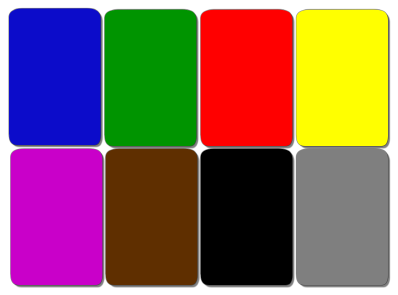
#> input picture paradigmas de programacao/Extras/tracking system/image.png, 398 x 295 px
$ python 'detectar cores nas imagens.py'
#> lines starting #> are read from the running program, lines starting #| are printed output that depends on the picture; after the words box and inside, x2 and y2 are one past the last pixel; in counts of white or black regions, pixels touching at a corner belong together
# -*- coding: utf-8 -*-
"""
Created on Wed Apr 25 13:16:21 2018

@author: juliano leonardo soares
algoritmo detectar cores nas imagens
objetivos:
detectar cores primarias: verde, vermelho, azul, amarelo, branco, preto


"""

import cv2
import numpy as np

# abrir imagem
img = cv2.imread('image.png')
#> img is the input picture: shape (295, 398, 3); mean B, G, R 89.8, 96, 133.7
hsv = cv2.cvtColor(img, cv2.COLOR_BGR2HSV)
#> hsv: shape (295, 398, 3); mean H, S, V 40.3, 160.6, 169.5

# niveis das cores
# vermelho
lower_range = np.array([0, 0, 180])
upper_range = np.array([255, 255, 260])
# verde
lower_range1 = np.array([0, 100, 0])
upper_range1 = np.array([255, 170, 255])
# azul
lower_range2 = np.array([89, 0, 0])
upper_range2 = np.array([125, 255, 255])
# amarelo
lower_range3 = np.array([18, 0, 196])
upper_range3 = np.array([36, 255, 255])

# maskaras para separar cores da imagem original
mask = cv2.inRange(hsv, lower_range, upper_range)
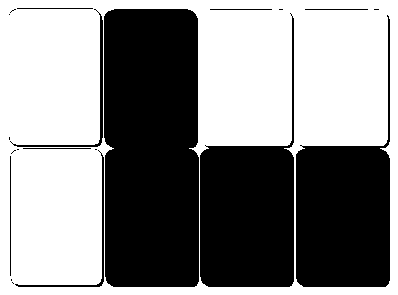
#> mask: shape (295, 398); 53.9% white; 20 black regions (10 under 20 px), largest, box (x1, y1, x2, y2) and area: (104, 9, 199, 287) 25927, (296, 15, 390, 287) 13402, (200, 13, 294, 287) 13401
mask1 = cv2.inRange(hsv, lower_range1, upper_range1)
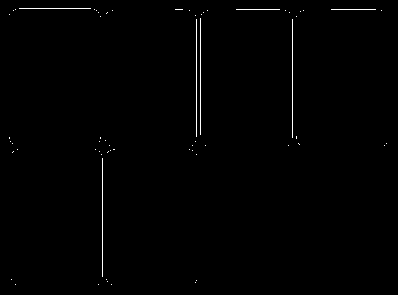
#> mask1: shape (295, 398); 0.6% white in thin lines or dots, all inside (x1, y1, x2, y2) = (9, 8, 387, 285)
mask2 = cv2.inRange(hsv, lower_range2, upper_range2)
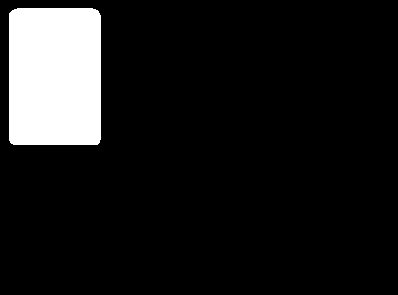
#> mask2: shape (295, 398); 10.7% white; 1 white region, box (x1, y1, x2, y2) and area: (9, 8, 101, 145) 12547
mask3 = cv2.inRange(hsv, lower_range3, upper_range3)
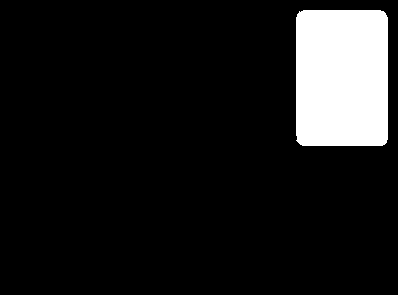
#> mask3: shape (295, 398); 10.6% white; 1 white region, box (x1, y1, x2, y2) and area: (296, 10, 388, 146) 12440

# janelas para mostrar o que foi feito
cv2.imshow('image original', img)
cv2.imshow('apenas o vermelho', mask)
cv2.imshow('apenas o verde', mask1)
cv2.imshow('apenas o azul', mask2)
cv2.imshow('apenas o amarelo', mask3)

# para parar execução aperte " Esc "
while(True):
    k = cv2.waitKey(5) & 0xFF
#> (key Esc is pressed here)
    if k == 27:
        break

cv2.destroyAllWindows()
